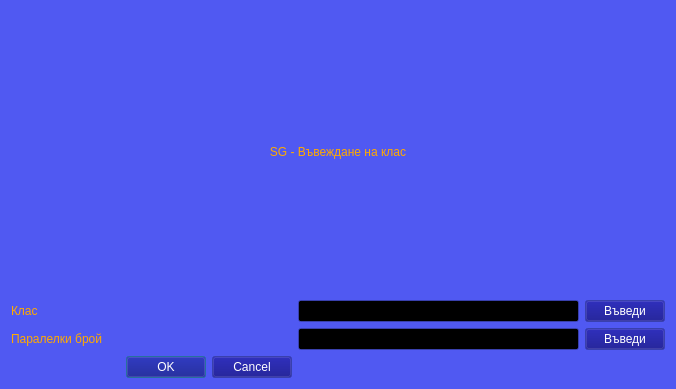
<?xml version="1.0" encoding="UTF-8"?>
<ui version="4.0">
 <class>Dialog</class>
 <widget class="QDialog" name="Dialog">
  <property name="geometry">
   <rect>
    <x>0</x>
    <y>0</y>
    <width>676</width>
    <height>389</height>
   </rect>
  </property>
  <property name="palette">
   <palette>
    <active>
     <colorrole role="WindowText">
      <brush brushstyle="SolidPattern">
       <color alpha="255">
        <red>255</red>
        <green>255</green>
        <blue>255</blue>
       </color>
      </brush>
     </colorrole>
     <colorrole role="Button">
      <brush brushstyle="SolidPattern">
       <color alpha="255">
        <red>0</red>
        <green>0</green>
        <blue>127</blue>
       </color>
      </brush>
     </colorrole>
     <colorrole role="Light">
      <brush brushstyle="SolidPattern">
       <color alpha="255">
        <red>0</red>
        <green>0</green>
        <blue>191</blue>
       </color>
      </brush>
     </colorrole>
     <colorrole role="Midlight">
      <brush brushstyle="SolidPattern">
       <color alpha="255">
        <red>0</red>
        <green>0</green>
        <blue>159</blue>
       </color>
      </brush>
     </colorrole>
     <colorrole role="Dark">
      <brush brushstyle="SolidPattern">
       <color alpha="255">
        <red>0</red>
        <green>0</green>
        <blue>63</blue>
       </color>
      </brush>
     </colorrole>
     <colorrole role="Mid">
      <brush brushstyle="SolidPattern">
       <color alpha="255">
        <red>0</red>
        <green>0</green>
        <blue>84</blue>
       </color>
      </brush>
     </colorrole>
     <colorrole role="Text">
      <brush brushstyle="SolidPattern">
       <color alpha="255">
        <red>255</red>
        <green>170</green>
        <blue>0</blue>
       </color>
      </brush>
     </colorrole>
     <colorrole role="BrightText">
      <brush brushstyle="SolidPattern">
       <color alpha="255">
        <red>255</red>
        <green>255</green>
        <blue>255</blue>
       </color>
      </brush>
     </colorrole>
     <colorrole role="ButtonText">
      <brush brushstyle="SolidPattern">
       <color alpha="255">
        <red>255</red>
        <green>255</green>
        <blue>255</blue>
       </color>
      </brush>
     </colorrole>
     <colorrole role="Base">
      <brush brushstyle="SolidPattern">
       <color alpha="255">
        <red>0</red>
        <green>0</green>
        <blue>0</blue>
       </color>
      </brush>
     </colorrole>
     <colorrole role="Window">
      <brush brushstyle="SolidPattern">
       <color alpha="255">
        <red>80</red>
        <green>89</green>
        <blue>242</blue>
       </color>
      </brush>
     </colorrole>
     <colorrole role="Shadow">
      <brush brushstyle="SolidPattern">
       <color alpha="255">
        <red>0</red>
        <green>0</green>
        <blue>0</blue>
       </color>
      </brush>
     </colorrole>
     <colorrole role="AlternateBase">
      <brush brushstyle="SolidPattern">
       <color alpha="255">
        <red>0</red>
        <green>0</green>
        <blue>63</blue>
       </color>
      </brush>
     </colorrole>
     <colorrole role="ToolTipBase">
      <brush brushstyle="SolidPattern">
       <color alpha="255">
        <red>255</red>
        <green>255</green>
        <blue>220</blue>
       </color>
      </brush>
     </colorrole>
     <colorrole role="ToolTipText">
      <brush brushstyle="SolidPattern">
       <color alpha="255">
        <red>0</red>
        <green>0</green>
        <blue>0</blue>
       </color>
      </brush>
     </colorrole>
    </active>
    <inactive>
     <colorrole role="WindowText">
      <brush brushstyle="SolidPattern">
       <color alpha="255">
        <red>255</red>
        <green>255</green>
        <blue>255</blue>
       </color>
      </brush>
     </colorrole>
     <colorrole role="Button">
      <brush brushstyle="SolidPattern">
       <color alpha="255">
        <red>0</red>
        <green>0</green>
        <blue>127</blue>
       </color>
      </brush>
     </colorrole>
     <colorrole role="Light">
      <brush brushstyle="SolidPattern">
       <color alpha="255">
        <red>0</red>
        <green>0</green>
        <blue>191</blue>
       </color>
      </brush>
     </colorrole>
     <colorrole role="Midlight">
      <brush brushstyle="SolidPattern">
       <color alpha="255">
        <red>0</red>
        <green>0</green>
        <blue>159</blue>
       </color>
      </brush>
     </colorrole>
     <colorrole role="Dark">
      <brush brushstyle="SolidPattern">
       <color alpha="255">
        <red>0</red>
        <green>0</green>
        <blue>63</blue>
       </color>
      </brush>
     </colorrole>
     <colorrole role="Mid">
      <brush brushstyle="SolidPattern">
       <color alpha="255">
        <red>0</red>
        <green>0</green>
        <blue>84</blue>
       </color>
      </brush>
     </colorrole>
     <colorrole role="Text">
      <brush brushstyle="SolidPattern">
       <color alpha="255">
        <red>255</red>
        <green>170</green>
        <blue>0</blue>
       </color>
      </brush>
     </colorrole>
     <colorrole role="BrightText">
      <brush brushstyle="SolidPattern">
       <color alpha="255">
        <red>255</red>
        <green>255</green>
        <blue>255</blue>
       </color>
      </brush>
     </colorrole>
     <colorrole role="ButtonText">
      <brush brushstyle="SolidPattern">
       <color alpha="255">
        <red>255</red>
        <green>255</green>
        <blue>255</blue>
       </color>
      </brush>
     </colorrole>
     <colorrole role="Base">
      <brush brushstyle="SolidPattern">
       <color alpha="255">
        <red>0</red>
        <green>0</green>
        <blue>0</blue>
       </color>
      </brush>
     </colorrole>
     <colorrole role="Window">
      <brush brushstyle="SolidPattern">
       <color alpha="255">
        <red>80</red>
        <green>89</green>
        <blue>242</blue>
       </color>
      </brush>
     </colorrole>
     <colorrole role="Shadow">
      <brush brushstyle="SolidPattern">
       <color alpha="255">
        <red>0</red>
        <green>0</green>
        <blue>0</blue>
       </color>
      </brush>
     </colorrole>
     <colorrole role="AlternateBase">
      <brush brushstyle="SolidPattern">
       <color alpha="255">
        <red>0</red>
        <green>0</green>
        <blue>63</blue>
       </color>
      </brush>
     </colorrole>
     <colorrole role="ToolTipBase">
      <brush brushstyle="SolidPattern">
       <color alpha="255">
        <red>255</red>
        <green>255</green>
        <blue>220</blue>
       </color>
      </brush>
     </colorrole>
     <colorrole role="ToolTipText">
      <brush brushstyle="SolidPattern">
       <color alpha="255">
        <red>0</red>
        <green>0</green>
        <blue>0</blue>
       </color>
      </brush>
     </colorrole>
    </inactive>
    <disabled>
     <colorrole role="WindowText">
      <brush brushstyle="SolidPattern">
       <color alpha="255">
        <red>0</red>
        <green>0</green>
        <blue>63</blue>
       </color>
      </brush>
     </colorrole>
     <colorrole role="Button">
      <brush brushstyle="SolidPattern">
       <color alpha="255">
        <red>0</red>
        <green>0</green>
        <blue>127</blue>
       </color>
      </brush>
     </colorrole>
     <colorrole role="Light">
      <brush brushstyle="SolidPattern">
       <color alpha="255">
        <red>0</red>
        <green>0</green>
        <blue>191</blue>
       </color>
      </brush>
     </colorrole>
     <colorrole role="Midlight">
      <brush brushstyle="SolidPattern">
       <color alpha="255">
        <red>0</red>
        <green>0</green>
        <blue>159</blue>
       </color>
      </brush>
     </colorrole>
     <colorrole role="Dark">
      <brush brushstyle="SolidPattern">
       <color alpha="255">
        <red>0</red>
        <green>0</green>
        <blue>63</blue>
       </color>
      </brush>
     </colorrole>
     <colorrole role="Mid">
      <brush brushstyle="SolidPattern">
       <color alpha="255">
        <red>0</red>
        <green>0</green>
        <blue>84</blue>
       </color>
      </brush>
     </colorrole>
     <colorrole role="Text">
      <brush brushstyle="SolidPattern">
       <color alpha="255">
        <red>0</red>
        <green>0</green>
        <blue>63</blue>
       </color>
      </brush>
     </colorrole>
     <colorrole role="BrightText">
      <brush brushstyle="SolidPattern">
       <color alpha="255">
        <red>255</red>
        <green>255</green>
        <blue>255</blue>
       </color>
      </brush>
     </colorrole>
     <colorrole role="ButtonText">
      <brush brushstyle="SolidPattern">
       <color alpha="255">
        <red>0</red>
        <green>0</green>
        <blue>63</blue>
       </color>
      </brush>
     </colorrole>
     <colorrole role="Base">
      <brush brushstyle="SolidPattern">
       <color alpha="255">
        <red>80</red>
        <green>89</green>
        <blue>242</blue>
       </color>
      </brush>
     </colorrole>
     <colorrole role="Window">
      <brush brushstyle="SolidPattern">
       <color alpha="255">
        <red>80</red>
        <green>89</green>
        <blue>242</blue>
       </color>
      </brush>
     </colorrole>
     <colorrole role="Shadow">
      <brush brushstyle="SolidPattern">
       <color alpha="255">
        <red>0</red>
        <green>0</green>
        <blue>0</blue>
       </color>
      </brush>
     </colorrole>
     <colorrole role="AlternateBase">
      <brush brushstyle="SolidPattern">
       <color alpha="255">
        <red>0</red>
        <green>0</green>
        <blue>127</blue>
       </color>
      </brush>
     </colorrole>
     <colorrole role="ToolTipBase">
      <brush brushstyle="SolidPattern">
       <color alpha="255">
        <red>255</red>
        <green>255</green>
        <blue>220</blue>
       </color>
      </brush>
     </colorrole>
     <colorrole role="ToolTipText">
      <brush brushstyle="SolidPattern">
       <color alpha="255">
        <red>0</red>
        <green>0</green>
        <blue>0</blue>
       </color>
      </brush>
     </colorrole>
    </disabled>
   </palette>
  </property>
  <property name="windowTitle">
   <string>Dialog</string>
  </property>
  <layout class="QGridLayout" name="gridLayout">
   <item row="1" column="0">
    <widget class="QLabel" name="label">
     <property name="styleSheet">
      <string notr="true">font: 75 20pt &quot;Century Schoolbook L&quot;;</string>
     </property>
     <property name="text">
      <string>&lt;html&gt;&lt;head/&gt;&lt;body&gt;&lt;p&gt;&lt;span style=&quot; color:#ffaa00;&quot;&gt;Клас&lt;/span&gt;&lt;/p&gt;&lt;/body&gt;&lt;/html&gt;</string>
     </property>
    </widget>
   </item>
   <item row="1" column="1">
    <widget class="QLineEdit" name="lineEdit"/>
   </item>
   <item row="1" column="2">
    <widget class="QPushButton" name="pushButton">
     <property name="text">
      <string>Въведи</string>
     </property>
    </widget>
   </item>
   <item row="2" column="0">
    <widget class="QLabel" name="label_2">
     <property name="styleSheet">
      <string notr="true">color: rgb(255, 170, 0);
font: 75 20pt &quot;Century Schoolbook L&quot;;</string>
     </property>
     <property name="text">
      <string>Паралелки брой</string>
     </property>
    </widget>
   </item>
   <item row="2" column="1">
    <widget class="QLineEdit" name="lineEdit_2"/>
   </item>
   <item row="2" column="2">
    <widget class="QPushButton" name="pushButton_2">
     <property name="text">
      <string>Въведи</string>
     </property>
    </widget>
   </item>
   <item row="3" column="0">
    <widget class="QDialogButtonBox" name="buttonBox">
     <property name="orientation">
      <enum>Qt::Horizontal</enum>
     </property>
     <property name="standardButtons">
      <set>QDialogButtonBox::Cancel|QDialogButtonBox::Ok</set>
     </property>
    </widget>
   </item>
   <item row="0" column="0" colspan="3">
    <widget class="QLabel" name="label_3">
     <property name="styleSheet">
      <string notr="true">color: rgb(255, 170, 0);
font: 75 italic 36pt &quot;Century Schoolbook L&quot;;</string>
     </property>
     <property name="text">
      <string>&lt;html&gt;&lt;head/&gt;&lt;body&gt;&lt;p align=&quot;center&quot;&gt;SG - Въвеждане на клас&lt;/p&gt;&lt;/body&gt;&lt;/html&gt;</string>
     </property>
    </widget>
   </item>
  </layout>
 </widget>
 <resources/>
 <connections>
  <connection>
   <sender>pushButton</sender>
   <signal>pressed()</signal>
   <receiver>Dialog</receiver>
   <slot>addGrade()</slot>
   <hints>
    <hint type="sourcelabel">
     <x>450</x>
     <y>90</y>
    </hint>
    <hint type="destinationlabel">
     <x>477</x>
     <y>55</y>
    </hint>
   </hints>
  </connection>
  <connection>
   <sender>pushButton_2</sender>
   <signal>pressed()</signal>
   <receiver>Dialog</receiver>
   <slot>addLabels()</slot>
   <hints>
    <hint type="sourcelabel">
     <x>453</x>
     <y>183</y>
    </hint>
    <hint type="destinationlabel">
     <x>490</x>
     <y>155</y>
    </hint>
   </hints>
  </connection>
  <connection>
   <sender>buttonBox</sender>
   <signal>clicked(QAbstractButton*)</signal>
   <receiver>Dialog</receiver>
   <slot>addClasses()</slot>
   <hints>
    <hint type="sourcelabel">
     <x>380</x>
     <y>305</y>
    </hint>
    <hint type="destinationlabel">
     <x>395</x>
     <y>255</y>
    </hint>
   </hints>
  </connection>
  <connection>
   <sender>buttonBox</sender>
   <signal>clicked(QAbstractButton*)</signal>
   <receiver>Dialog</receiver>
   <slot>reject()</slot>
   <hints>
    <hint type="sourcelabel">
     <x>268</x>
     <y>293</y>
    </hint>
    <hint type="destinationlabel">
     <x>304</x>
     <y>259</y>
    </hint>
   </hints>
  </connection>
 </connections>
 <slots>
  <slot>addGrade()</slot>
  <slot>addLabels()</slot>
  <slot>addClasses()</slot>
 </slots>
</ui>
